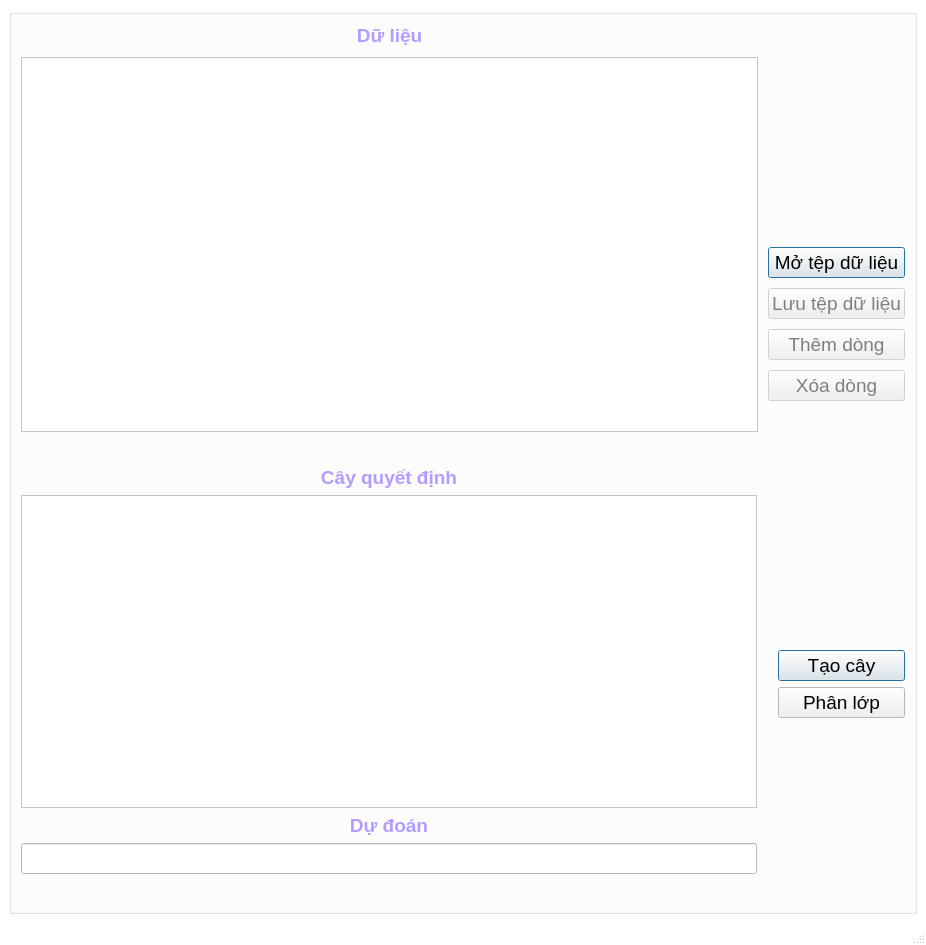
<?xml version="1.0" encoding="UTF-8"?>
<ui version="4.0">
 <author>NghiLam</author>
 <class>MainWindow</class>
 <widget class="QMainWindow" name="MainWindow">
  <property name="windowModality">
   <enum>Qt::NonModal</enum>
  </property>
  <property name="enabled">
   <bool>true</bool>
  </property>
  <property name="geometry">
   <rect>
    <x>0</x>
    <y>0</y>
    <width>926</width>
    <height>945</height>
   </rect>
  </property>
  <property name="palette">
   <palette>
    <active>
     <colorrole role="WindowText">
      <brush brushstyle="SolidPattern">
       <color alpha="255">
        <red>177</red>
        <green>157</green>
        <blue>255</blue>
       </color>
      </brush>
     </colorrole>
     <colorrole role="Button">
      <brush brushstyle="SolidPattern">
       <color alpha="255">
        <red>255</red>
        <green>255</green>
        <blue>255</blue>
       </color>
      </brush>
     </colorrole>
     <colorrole role="Light">
      <brush brushstyle="SolidPattern">
       <color alpha="255">
        <red>255</red>
        <green>255</green>
        <blue>255</blue>
       </color>
      </brush>
     </colorrole>
     <colorrole role="Midlight">
      <brush brushstyle="SolidPattern">
       <color alpha="255">
        <red>255</red>
        <green>255</green>
        <blue>255</blue>
       </color>
      </brush>
     </colorrole>
     <colorrole role="Dark">
      <brush brushstyle="SolidPattern">
       <color alpha="255">
        <red>127</red>
        <green>127</green>
        <blue>127</blue>
       </color>
      </brush>
     </colorrole>
     <colorrole role="Mid">
      <brush brushstyle="SolidPattern">
       <color alpha="255">
        <red>170</red>
        <green>170</green>
        <blue>170</blue>
       </color>
      </brush>
     </colorrole>
     <colorrole role="Text">
      <brush brushstyle="SolidPattern">
       <color alpha="255">
        <red>0</red>
        <green>0</green>
        <blue>0</blue>
       </color>
      </brush>
     </colorrole>
     <colorrole role="BrightText">
      <brush brushstyle="SolidPattern">
       <color alpha="255">
        <red>255</red>
        <green>255</green>
        <blue>255</blue>
       </color>
      </brush>
     </colorrole>
     <colorrole role="ButtonText">
      <brush brushstyle="SolidPattern">
       <color alpha="255">
        <red>0</red>
        <green>0</green>
        <blue>0</blue>
       </color>
      </brush>
     </colorrole>
     <colorrole role="Base">
      <brush brushstyle="SolidPattern">
       <color alpha="255">
        <red>255</red>
        <green>255</green>
        <blue>255</blue>
       </color>
      </brush>
     </colorrole>
     <colorrole role="Window">
      <brush brushstyle="SolidPattern">
       <color alpha="255">
        <red>255</red>
        <green>255</green>
        <blue>255</blue>
       </color>
      </brush>
     </colorrole>
     <colorrole role="Shadow">
      <brush brushstyle="SolidPattern">
       <color alpha="255">
        <red>0</red>
        <green>0</green>
        <blue>0</blue>
       </color>
      </brush>
     </colorrole>
     <colorrole role="AlternateBase">
      <brush brushstyle="SolidPattern">
       <color alpha="255">
        <red>255</red>
        <green>255</green>
        <blue>255</blue>
       </color>
      </brush>
     </colorrole>
     <colorrole role="ToolTipBase">
      <brush brushstyle="SolidPattern">
       <color alpha="255">
        <red>255</red>
        <green>255</green>
        <blue>220</blue>
       </color>
      </brush>
     </colorrole>
     <colorrole role="ToolTipText">
      <brush brushstyle="SolidPattern">
       <color alpha="255">
        <red>0</red>
        <green>0</green>
        <blue>0</blue>
       </color>
      </brush>
     </colorrole>
    </active>
    <inactive>
     <colorrole role="WindowText">
      <brush brushstyle="SolidPattern">
       <color alpha="255">
        <red>177</red>
        <green>157</green>
        <blue>255</blue>
       </color>
      </brush>
     </colorrole>
     <colorrole role="Button">
      <brush brushstyle="SolidPattern">
       <color alpha="255">
        <red>255</red>
        <green>255</green>
        <blue>255</blue>
       </color>
      </brush>
     </colorrole>
     <colorrole role="Light">
      <brush brushstyle="SolidPattern">
       <color alpha="255">
        <red>255</red>
        <green>255</green>
        <blue>255</blue>
       </color>
      </brush>
     </colorrole>
     <colorrole role="Midlight">
      <brush brushstyle="SolidPattern">
       <color alpha="255">
        <red>255</red>
        <green>255</green>
        <blue>255</blue>
       </color>
      </brush>
     </colorrole>
     <colorrole role="Dark">
      <brush brushstyle="SolidPattern">
       <color alpha="255">
        <red>127</red>
        <green>127</green>
        <blue>127</blue>
       </color>
      </brush>
     </colorrole>
     <colorrole role="Mid">
      <brush brushstyle="SolidPattern">
       <color alpha="255">
        <red>170</red>
        <green>170</green>
        <blue>170</blue>
       </color>
      </brush>
     </colorrole>
     <colorrole role="Text">
      <brush brushstyle="SolidPattern">
       <color alpha="255">
        <red>0</red>
        <green>0</green>
        <blue>0</blue>
       </color>
      </brush>
     </colorrole>
     <colorrole role="BrightText">
      <brush brushstyle="SolidPattern">
       <color alpha="255">
        <red>255</red>
        <green>255</green>
        <blue>255</blue>
       </color>
      </brush>
     </colorrole>
     <colorrole role="ButtonText">
      <brush brushstyle="SolidPattern">
       <color alpha="255">
        <red>0</red>
        <green>0</green>
        <blue>0</blue>
       </color>
      </brush>
     </colorrole>
     <colorrole role="Base">
      <brush brushstyle="SolidPattern">
       <color alpha="255">
        <red>255</red>
        <green>255</green>
        <blue>255</blue>
       </color>
      </brush>
     </colorrole>
     <colorrole role="Window">
      <brush brushstyle="SolidPattern">
       <color alpha="255">
        <red>255</red>
        <green>255</green>
        <blue>255</blue>
       </color>
      </brush>
     </colorrole>
     <colorrole role="Shadow">
      <brush brushstyle="SolidPattern">
       <color alpha="255">
        <red>0</red>
        <green>0</green>
        <blue>0</blue>
       </color>
      </brush>
     </colorrole>
     <colorrole role="AlternateBase">
      <brush brushstyle="SolidPattern">
       <color alpha="255">
        <red>255</red>
        <green>255</green>
        <blue>255</blue>
       </color>
      </brush>
     </colorrole>
     <colorrole role="ToolTipBase">
      <brush brushstyle="SolidPattern">
       <color alpha="255">
        <red>255</red>
        <green>255</green>
        <blue>220</blue>
       </color>
      </brush>
     </colorrole>
     <colorrole role="ToolTipText">
      <brush brushstyle="SolidPattern">
       <color alpha="255">
        <red>0</red>
        <green>0</green>
        <blue>0</blue>
       </color>
      </brush>
     </colorrole>
    </inactive>
    <disabled>
     <colorrole role="WindowText">
      <brush brushstyle="SolidPattern">
       <color alpha="255">
        <red>127</red>
        <green>127</green>
        <blue>127</blue>
       </color>
      </brush>
     </colorrole>
     <colorrole role="Button">
      <brush brushstyle="SolidPattern">
       <color alpha="255">
        <red>255</red>
        <green>255</green>
        <blue>255</blue>
       </color>
      </brush>
     </colorrole>
     <colorrole role="Light">
      <brush brushstyle="SolidPattern">
       <color alpha="255">
        <red>255</red>
        <green>255</green>
        <blue>255</blue>
       </color>
      </brush>
     </colorrole>
     <colorrole role="Midlight">
      <brush brushstyle="SolidPattern">
       <color alpha="255">
        <red>255</red>
        <green>255</green>
        <blue>255</blue>
       </color>
      </brush>
     </colorrole>
     <colorrole role="Dark">
      <brush brushstyle="SolidPattern">
       <color alpha="255">
        <red>127</red>
        <green>127</green>
        <blue>127</blue>
       </color>
      </brush>
     </colorrole>
     <colorrole role="Mid">
      <brush brushstyle="SolidPattern">
       <color alpha="255">
        <red>170</red>
        <green>170</green>
        <blue>170</blue>
       </color>
      </brush>
     </colorrole>
     <colorrole role="Text">
      <brush brushstyle="SolidPattern">
       <color alpha="255">
        <red>127</red>
        <green>127</green>
        <blue>127</blue>
       </color>
      </brush>
     </colorrole>
     <colorrole role="BrightText">
      <brush brushstyle="SolidPattern">
       <color alpha="255">
        <red>255</red>
        <green>255</green>
        <blue>255</blue>
       </color>
      </brush>
     </colorrole>
     <colorrole role="ButtonText">
      <brush brushstyle="SolidPattern">
       <color alpha="255">
        <red>127</red>
        <green>127</green>
        <blue>127</blue>
       </color>
      </brush>
     </colorrole>
     <colorrole role="Base">
      <brush brushstyle="SolidPattern">
       <color alpha="255">
        <red>255</red>
        <green>255</green>
        <blue>255</blue>
       </color>
      </brush>
     </colorrole>
     <colorrole role="Window">
      <brush brushstyle="SolidPattern">
       <color alpha="255">
        <red>255</red>
        <green>255</green>
        <blue>255</blue>
       </color>
      </brush>
     </colorrole>
     <colorrole role="Shadow">
      <brush brushstyle="SolidPattern">
       <color alpha="255">
        <red>0</red>
        <green>0</green>
        <blue>0</blue>
       </color>
      </brush>
     </colorrole>
     <colorrole role="AlternateBase">
      <brush brushstyle="SolidPattern">
       <color alpha="255">
        <red>255</red>
        <green>255</green>
        <blue>255</blue>
       </color>
      </brush>
     </colorrole>
     <colorrole role="ToolTipBase">
      <brush brushstyle="SolidPattern">
       <color alpha="255">
        <red>255</red>
        <green>255</green>
        <blue>220</blue>
       </color>
      </brush>
     </colorrole>
     <colorrole role="ToolTipText">
      <brush brushstyle="SolidPattern">
       <color alpha="255">
        <red>0</red>
        <green>0</green>
        <blue>0</blue>
       </color>
      </brush>
     </colorrole>
    </disabled>
   </palette>
  </property>
  <property name="windowTitle">
   <string/>
  </property>
  <property name="autoFillBackground">
   <bool>true</bool>
  </property>
  <property name="toolButtonStyle">
   <enum>Qt::ToolButtonIconOnly</enum>
  </property>
  <property name="tabShape">
   <enum>QTabWidget::Rounded</enum>
  </property>
  <widget class="QWidget" name="centralwidget">
   <layout class="QGridLayout" name="gridLayout">
    <item row="1" column="0">
     <widget class="QGroupBox" name="groupBox">
      <property name="palette">
       <palette>
        <active>
         <colorrole role="Button">
          <brush brushstyle="SolidPattern">
           <color alpha="255">
            <red>170</red>
            <green>170</green>
            <blue>255</blue>
           </color>
          </brush>
         </colorrole>
        </active>
        <inactive>
         <colorrole role="Button">
          <brush brushstyle="SolidPattern">
           <color alpha="255">
            <red>240</red>
            <green>240</green>
            <blue>240</blue>
           </color>
          </brush>
         </colorrole>
        </inactive>
        <disabled>
         <colorrole role="Button">
          <brush brushstyle="SolidPattern">
           <color alpha="255">
            <red>240</red>
            <green>240</green>
            <blue>240</blue>
           </color>
          </brush>
         </colorrole>
        </disabled>
       </palette>
      </property>
      <property name="title">
       <string/>
      </property>
      <layout class="QGridLayout" name="gridLayout_2">
       <item row="0" column="0">
        <layout class="QHBoxLayout" name="horizontalLayout_3">
         <property name="spacing">
          <number>10</number>
         </property>
         <property name="leftMargin">
          <number>0</number>
         </property>
         <property name="bottomMargin">
          <number>0</number>
         </property>
         <item>
          <layout class="QVBoxLayout" name="verticalLayout_3">
           <property name="rightMargin">
            <number>0</number>
           </property>
           <item>
            <widget class="QLabel" name="labelInputName">
             <property name="font">
              <font>
               <pointsize>14</pointsize>
               <weight>75</weight>
               <bold>true</bold>
              </font>
             </property>
             <property name="text">
              <string>Dữ liệu</string>
             </property>
             <property name="alignment">
              <set>Qt::AlignCenter</set>
             </property>
            </widget>
           </item>
           <item>
            <widget class="QTableView" name="tableViewInput">
             <property name="font">
              <font>
               <pointsize>14</pointsize>
              </font>
             </property>
            </widget>
           </item>
           <item>
            <widget class="QLabel" name="labelInputCount">
             <property name="font">
              <font>
               <pointsize>12</pointsize>
               <italic>true</italic>
              </font>
             </property>
             <property name="layoutDirection">
              <enum>Qt::LeftToRight</enum>
             </property>
             <property name="text">
              <string/>
             </property>
            </widget>
           </item>
          </layout>
         </item>
         <item>
          <layout class="QVBoxLayout" name="verticalLayout">
           <item>
            <widget class="QLabel" name="labelLogo">
             <property name="font">
              <font>
               <pointsize>14</pointsize>
              </font>
             </property>
             <property name="text">
              <string/>
             </property>
            </widget>
           </item>
           <item>
            <layout class="QVBoxLayout" name="verticalLayout_8">
             <item>
              <widget class="QPushButton" name="btnImport">
               <property name="font">
                <font>
                 <pointsize>14</pointsize>
                </font>
               </property>
               <property name="layoutDirection">
                <enum>Qt::LeftToRight</enum>
               </property>
               <property name="text">
                <string>Mở tệp dữ liệu</string>
               </property>
               <property name="default">
                <bool>true</bool>
               </property>
               <property name="flat">
                <bool>false</bool>
               </property>
              </widget>
             </item>
             <item>
              <widget class="QPushButton" name="btnExport">
               <property name="enabled">
                <bool>false</bool>
               </property>
               <property name="font">
                <font>
                 <pointsize>14</pointsize>
                 <weight>50</weight>
                 <bold>false</bold>
                </font>
               </property>
               <property name="text">
                <string>Lưu tệp dữ liệu</string>
               </property>
              </widget>
             </item>
             <item>
              <widget class="QPushButton" name="btnAdd">
               <property name="enabled">
                <bool>false</bool>
               </property>
               <property name="font">
                <font>
                 <pointsize>14</pointsize>
                </font>
               </property>
               <property name="text">
                <string>Thêm dòng</string>
               </property>
              </widget>
             </item>
             <item>
              <widget class="QPushButton" name="btnDelete">
               <property name="enabled">
                <bool>false</bool>
               </property>
               <property name="font">
                <font>
                 <pointsize>14</pointsize>
                </font>
               </property>
               <property name="text">
                <string>Xóa dòng</string>
               </property>
              </widget>
             </item>
             <item>
              <widget class="QLabel" name="label_7">
               <property name="text">
                <string/>
               </property>
              </widget>
             </item>
            </layout>
           </item>
          </layout>
         </item>
        </layout>
       </item>
       <item row="1" column="0">
        <layout class="QHBoxLayout" name="horizontalLayout">
         <item>
          <layout class="QVBoxLayout" name="verticalLayout_5">
           <property name="leftMargin">
            <number>0</number>
           </property>
           <property name="rightMargin">
            <number>15</number>
           </property>
           <item>
            <layout class="QVBoxLayout" name="verticalLayout_2">
             <item>
              <widget class="QLabel" name="label_4">
               <property name="font">
                <font>
                 <pointsize>14</pointsize>
                 <weight>75</weight>
                 <bold>true</bold>
                </font>
               </property>
               <property name="text">
                <string>Cây quyết định</string>
               </property>
               <property name="alignment">
                <set>Qt::AlignCenter</set>
               </property>
              </widget>
             </item>
             <item>
              <widget class="QPlainTextEdit" name="plainTextDTree">
               <property name="enabled">
                <bool>false</bool>
               </property>
               <property name="font">
                <font>
                 <pointsize>14</pointsize>
                </font>
               </property>
               <property name="layoutDirection">
                <enum>Qt::RightToLeft</enum>
               </property>
               <property name="plainText">
                <string/>
               </property>
              </widget>
             </item>
            </layout>
           </item>
           <item>
            <layout class="QVBoxLayout" name="verticalLayout_4">
             <item>
              <widget class="QLabel" name="label">
               <property name="font">
                <font>
                 <pointsize>14</pointsize>
                 <weight>75</weight>
                 <bold>true</bold>
                </font>
               </property>
               <property name="text">
                <string>Dự đoán</string>
               </property>
               <property name="alignment">
                <set>Qt::AlignCenter</set>
               </property>
              </widget>
             </item>
             <item>
              <widget class="QLineEdit" name="lineEditPredict">
               <property name="font">
                <font>
                 <pointsize>14</pointsize>
                </font>
               </property>
               <property name="inputMethodHints">
                <set>Qt::ImhPreferLatin|Qt::ImhSensitiveData</set>
               </property>
               <property name="text">
                <string/>
               </property>
               <property name="readOnly">
                <bool>false</bool>
               </property>
               <property name="placeholderText">
                <string/>
               </property>
              </widget>
             </item>
             <item>
              <widget class="QLabel" name="labelPredict">
               <property name="font">
                <font>
                 <pointsize>14</pointsize>
                 <italic>true</italic>
                </font>
               </property>
               <property name="text">
                <string/>
               </property>
               <property name="alignment">
                <set>Qt::AlignRight|Qt::AlignTrailing|Qt::AlignVCenter</set>
               </property>
              </widget>
             </item>
            </layout>
           </item>
          </layout>
         </item>
         <item>
          <layout class="QVBoxLayout" name="verticalLayout_6">
           <item>
            <widget class="QLabel" name="label_3">
             <property name="font">
              <font>
               <pointsize>14</pointsize>
              </font>
             </property>
             <property name="text">
              <string/>
             </property>
            </widget>
           </item>
           <item>
            <widget class="QPushButton" name="btnId3">
             <property name="font">
              <font>
               <pointsize>14</pointsize>
              </font>
             </property>
             <property name="text">
              <string>Tạo cây</string>
             </property>
             <property name="default">
              <bool>true</bool>
             </property>
             <property name="flat">
              <bool>false</bool>
             </property>
            </widget>
           </item>
           <item>
            <widget class="QPushButton" name="btnPredict">
             <property name="font">
              <font>
               <pointsize>14</pointsize>
              </font>
             </property>
             <property name="text">
              <string>    Phân lớp    </string>
             </property>
            </widget>
           </item>
           <item>
            <widget class="QLabel" name="label_2">
             <property name="font">
              <font>
               <pointsize>14</pointsize>
              </font>
             </property>
             <property name="text">
              <string/>
             </property>
            </widget>
           </item>
          </layout>
         </item>
        </layout>
       </item>
      </layout>
     </widget>
    </item>
   </layout>
  </widget>
  <widget class="QStatusBar" name="statusbar"/>
  <action name="actionWhat_is_Apriori">
   <property name="text">
    <string>What is Apriori?</string>
   </property>
  </action>
  <action name="actionWhatIsApriori">
   <property name="text">
    <string>Apriori là gì?</string>
   </property>
  </action>
 </widget>
 <resources/>
 <connections/>
</ui>
